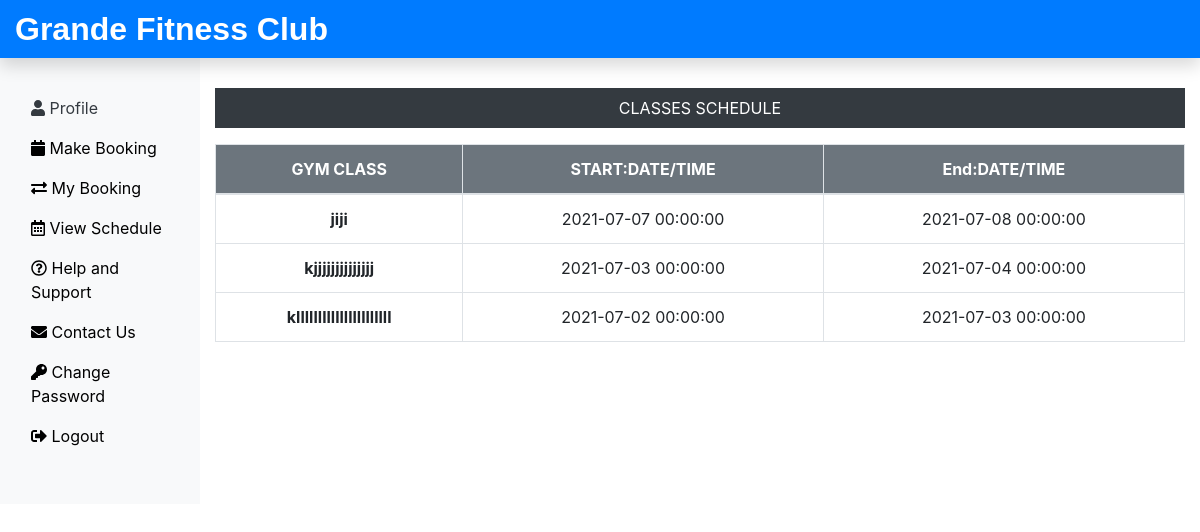
Screenshot of /member/viewschedule.php (signed in) with the database file from the repository.
### tables this page shows
CREATE TABLE `tbl_events` (
  `id` int(11) NOT NULL,
  `title` varchar(255) NOT NULL,
  `start` datetime NOT NULL,
  `end` datetime DEFAULT NULL
);

### member/viewschedule.php (the view, shortened to what this page needs)
<?php
include('includes/header.php');
include('../dbConnection.php');
?>
<div class="col-sm-9 col-md-10 mt-5 text-center">
  <p class=" bg-dark text-white p-2">CLASSES SCHEDULE</p>
  <?php
    $sql = "SELECT * FROM tbl_events";
    $result = $conn->query($sql);
    if($result->num_rows > 0){
 echo '<table class="table table-bordered table-hover">
  <thead>
   <tr class="active bg-secondary">
    <th scope="col">GYM CLASS</th>
    <th scope="col">START:DATE/TIME</th>
    <th scope="col">End:DATE/TIME</th>
   </tr>
  </thead>
  <tbody>';
  while($row = $result->fetch_assoc()){
    echo '<tr>';
     echo '<th scope="row">'.$row["title"].'</th>';
     echo '<td>'. $row["start"].'</td>';
     echo '<td>'.$row["end"].'</td>';
   }
  echo '</tbody>
  </table>';
 } else {
   echo "0 Result";
 }
 ?>
<?php
include('includes/footer.php');
?>

### css/custom.css (style rules this page uses)
.active { color: white; background-color: #e7e1e2; }

### rows the page displays
tbl_events: title "jiji", start "2021-07-07 00:00:00", end "2021-07-08 00:00:00"
tbl_events: title "kjjjjjjjjjjjjjj", start "2021-07-03 00:00:00", end "2021-07-04 00:00:00"
tbl_events: title "kllllllllllllllllllllll", start "2021-07-02 00:00:00", end "2021-07-03 00:00:00"
